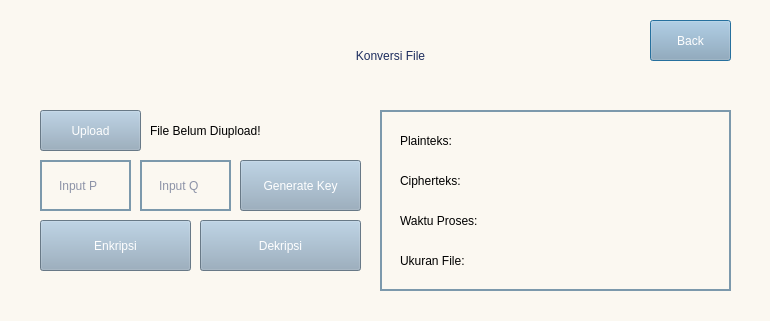
<?xml version="1.0" encoding="UTF-8"?>
<ui version="4.0">
 <class>Dialog</class>
 <widget class="QDialog" name="Dialog">
  <property name="geometry">
   <rect>
    <x>0</x>
    <y>0</y>
    <width>770</width>
    <height>321</height>
   </rect>
  </property>
  <property name="windowTitle">
   <string>Dialog</string>
  </property>
  <property name="styleSheet">
   <string notr="true">background-color: 
#FBF8F1
;</string>
  </property>
  <widget class="QPushButton" name="backButton">
   <property name="geometry">
    <rect>
     <x>650</x>
     <y>20</y>
     <width>81</width>
     <height>41</height>
    </rect>
   </property>
   <property name="styleSheet">
    <string notr="true">QPushButton{ 
	background-color: #92A9BD; color:#FFFFFF;
font: 17pt &quot;Mulish&quot;;color:#fff; 
	border-radius: 13.25760269165039px;
}

 QPushButton:hover {
	background-color: #7C99AC; color:#FFFFFF;
font: 17pt &quot;Mulish&quot;;color:#fff; 
	border-radius: 13.25760269165039px;
 }</string>
   </property>
   <property name="text">
    <string>Back</string>
   </property>
  </widget>
  <widget class="QLabel" name="hasil_3">
   <property name="geometry">
    <rect>
     <x>400</x>
     <y>200</y>
     <width>301</width>
     <height>41</height>
    </rect>
   </property>
   <property name="styleSheet">
    <string notr="true">font: 18pt &quot;Mulish&quot;;color:#000; </string>
   </property>
   <property name="text">
    <string>Waktu Proses:</string>
   </property>
  </widget>
  <widget class="QLabel" name="hasil">
   <property name="geometry">
    <rect>
     <x>400</x>
     <y>120</y>
     <width>301</width>
     <height>41</height>
    </rect>
   </property>
   <property name="styleSheet">
    <string notr="true">font: 18pt &quot;Mulish&quot;;color:#000; </string>
   </property>
   <property name="text">
    <string>Plainteks:</string>
   </property>
  </widget>
  <widget class="QLabel" name="label_2">
   <property name="geometry">
    <rect>
     <x>220</x>
     <y>30</y>
     <width>341</width>
     <height>51</height>
    </rect>
   </property>
   <property name="styleSheet">
    <string notr="true">font: 20pt &quot;Mulish&quot;;color:#1D2D5E; </string>
   </property>
   <property name="text">
    <string>Konversi File</string>
   </property>
   <property name="alignment">
    <set>Qt::AlignCenter</set>
   </property>
  </widget>
  <widget class="QLabel" name="hasil_4">
   <property name="geometry">
    <rect>
     <x>400</x>
     <y>240</y>
     <width>301</width>
     <height>41</height>
    </rect>
   </property>
   <property name="styleSheet">
    <string notr="true">font: 18pt &quot;Mulish&quot;;color:#000; </string>
   </property>
   <property name="text">
    <string>Ukuran File:</string>
   </property>
  </widget>
  <widget class="QFrame" name="frame">
   <property name="geometry">
    <rect>
     <x>380</x>
     <y>110</y>
     <width>351</width>
     <height>181</height>
    </rect>
   </property>
   <property name="styleSheet">
    <string notr="true">font: 15pt &quot;Mulish&quot;;color:#1D2D5E; 
height: 47.76695251464844px;
width: 376.5159912109375px;
left: 538px;
top: 229px;
border-radius: 13.25760269165039px;
border:2px solid #7C99AC;
padding-left:15px;</string>
   </property>
   <property name="frameShape">
    <enum>QFrame::StyledPanel</enum>
   </property>
   <property name="frameShadow">
    <enum>QFrame::Raised</enum>
   </property>
  </widget>
  <widget class="QLineEdit" name="nilaip">
   <property name="geometry">
    <rect>
     <x>40</x>
     <y>160</y>
     <width>91</width>
     <height>51</height>
    </rect>
   </property>
   <property name="styleSheet">
    <string notr="true">font: 15pt &quot;Mulish&quot;;color:#1D2D5E; 
height: 47.76695251464844px;
width: 376.5159912109375px;
left: 538px;
top: 229px;
border-radius: 13.25760269165039px;
border:2px solid #7C99AC;
padding-left:15px;</string>
   </property>
   <property name="text">
    <string/>
   </property>
   <property name="placeholderText">
    <string>Input P</string>
   </property>
  </widget>
  <widget class="QPushButton" name="encryptB">
   <property name="geometry">
    <rect>
     <x>40</x>
     <y>220</y>
     <width>151</width>
     <height>51</height>
    </rect>
   </property>
   <property name="styleSheet">
    <string notr="true">QPushButton{ 
	background-color: #92A9BD; color:#FFFFFF;
font: 17pt &quot;Mulish&quot;;color:#fff; 
	border-radius: 13.25760269165039px;
}

 QPushButton:hover {
	background-color: #7C99AC; color:#FFFFFF;
font: 17pt &quot;Mulish&quot;;color:#fff; 
	border-radius: 13.25760269165039px;
 }</string>
   </property>
   <property name="text">
    <string>Enkripsi</string>
   </property>
  </widget>
  <widget class="QLabel" name="hasil_2">
   <property name="geometry">
    <rect>
     <x>400</x>
     <y>160</y>
     <width>301</width>
     <height>41</height>
    </rect>
   </property>
   <property name="styleSheet">
    <string notr="true">font: 18pt &quot;Mulish&quot;;color:#000; </string>
   </property>
   <property name="text">
    <string>Cipherteks:</string>
   </property>
  </widget>
  <widget class="QLineEdit" name="nilaiq">
   <property name="geometry">
    <rect>
     <x>140</x>
     <y>160</y>
     <width>91</width>
     <height>51</height>
    </rect>
   </property>
   <property name="styleSheet">
    <string notr="true">font: 15pt &quot;Mulish&quot;;color:#1D2D5E; 
height: 47.76695251464844px;
width: 376.5159912109375px;
left: 538px;
top: 229px;
border-radius: 13.25760269165039px;
border:2px solid #7C99AC;
padding-left:15px;</string>
   </property>
   <property name="text">
    <string/>
   </property>
   <property name="placeholderText">
    <string>Input Q</string>
   </property>
  </widget>
  <widget class="QPushButton" name="uploadButton">
   <property name="geometry">
    <rect>
     <x>40</x>
     <y>110</y>
     <width>101</width>
     <height>41</height>
    </rect>
   </property>
   <property name="styleSheet">
    <string notr="true">QPushButton{ 
	background-color: #92A9BD; color:#FFFFFF;
font: 17pt &quot;Mulish&quot;;color:#fff; 
	border-radius: 13.25760269165039px;
}

 QPushButton:hover {
	background-color: #7C99AC; color:#FFFFFF;
font: 17pt &quot;Mulish&quot;;color:#fff; 
	border-radius: 13.25760269165039px;
 }</string>
   </property>
   <property name="text">
    <string>Upload</string>
   </property>
  </widget>
  <widget class="QPushButton" name="decryptB">
   <property name="geometry">
    <rect>
     <x>200</x>
     <y>220</y>
     <width>161</width>
     <height>51</height>
    </rect>
   </property>
   <property name="styleSheet">
    <string notr="true">QPushButton{ 
	background-color: #92A9BD; color:#FFFFFF;
font: 17pt &quot;Mulish&quot;;color:#fff; 
	border-radius: 13.25760269165039px;
}

 QPushButton:hover {
	background-color: #7C99AC; color:#FFFFFF;
font: 17pt &quot;Mulish&quot;;color:#fff; 
	border-radius: 13.25760269165039px;
 }</string>
   </property>
   <property name="text">
    <string>Dekripsi</string>
   </property>
  </widget>
  <widget class="QLabel" name="fileName">
   <property name="geometry">
    <rect>
     <x>150</x>
     <y>110</y>
     <width>211</width>
     <height>41</height>
    </rect>
   </property>
   <property name="styleSheet">
    <string notr="true">font: 18pt &quot;Mulish&quot;;color:#000; </string>
   </property>
   <property name="text">
    <string>File Belum Diupload!</string>
   </property>
  </widget>
  <widget class="QPushButton" name="genButton">
   <property name="geometry">
    <rect>
     <x>240</x>
     <y>160</y>
     <width>121</width>
     <height>51</height>
    </rect>
   </property>
   <property name="styleSheet">
    <string notr="true">QPushButton{ 
	background-color: #92A9BD; color:#FFFFFF;
font: 17pt &quot;Mulish&quot;;color:#fff; 
	border-radius: 13.25760269165039px;
}

 QPushButton:hover {
	background-color: #7C99AC; color:#FFFFFF;
font: 17pt &quot;Mulish&quot;;color:#fff; 
	border-radius: 13.25760269165039px;
 }</string>
   </property>
   <property name="text">
    <string>Generate Key</string>
   </property>
  </widget>
  <zorder>frame</zorder>
  <zorder>backButton</zorder>
  <zorder>hasil_3</zorder>
  <zorder>hasil</zorder>
  <zorder>label_2</zorder>
  <zorder>hasil_4</zorder>
  <zorder>nilaip</zorder>
  <zorder>encryptB</zorder>
  <zorder>hasil_2</zorder>
  <zorder>nilaiq</zorder>
  <zorder>uploadButton</zorder>
  <zorder>decryptB</zorder>
  <zorder>fileName</zorder>
  <zorder>genButton</zorder>
 </widget>
 <resources/>
 <connections/>
</ui>
